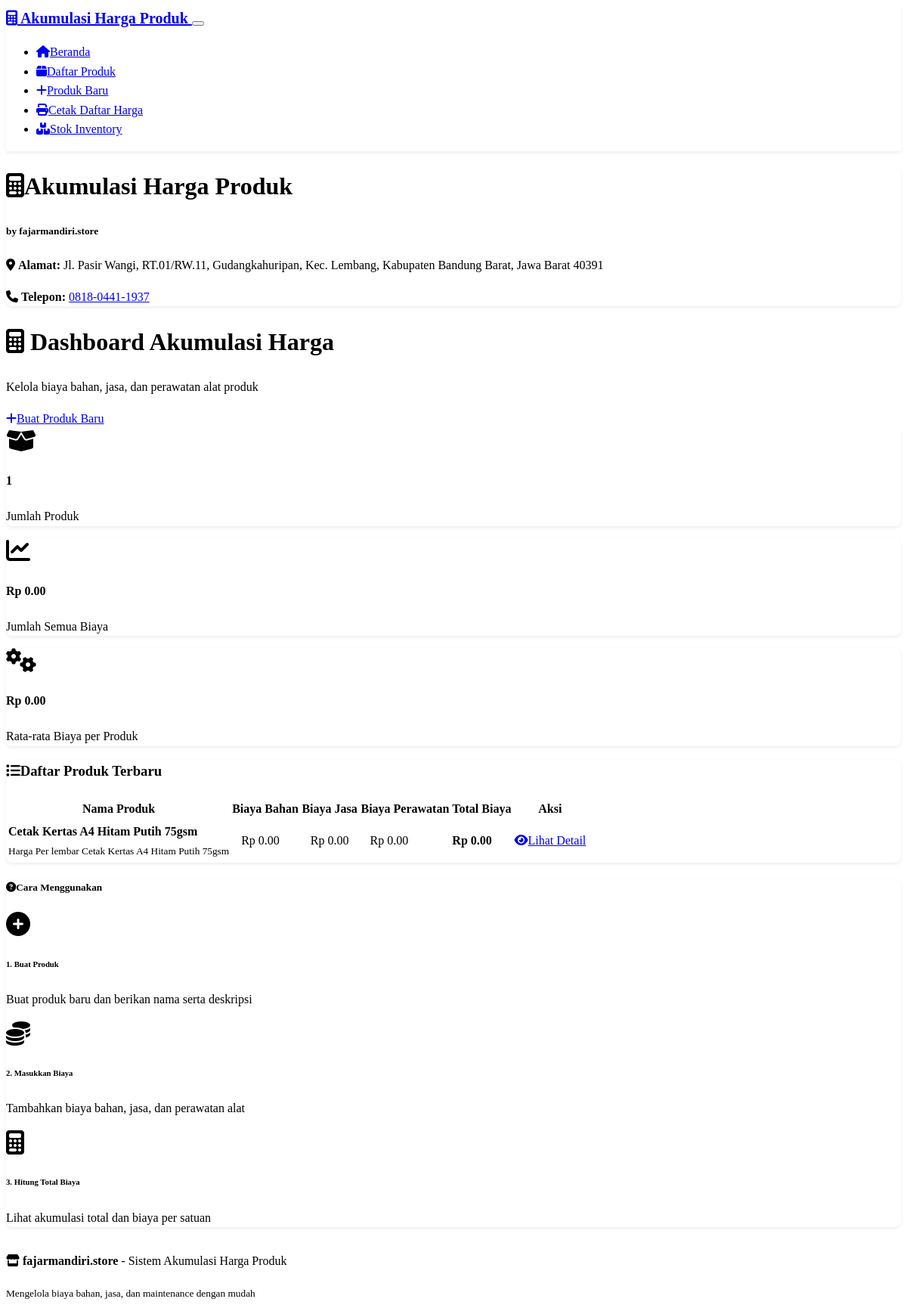
The page / on the database its author committed.
### models.py (models this page shows, shortened)
class Product(db.Model):
    __tablename__ = 'products'
    id = db.Column(db.Integer, primary_key=True)
    name = db.Column(db.String(100), nullable=False)
    description = db.Column(db.Text)
    created_at = db.Column(db.DateTime, default=datetime.utcnow)
    updated_at = db.Column(db.DateTime, default=datetime.utcnow, onupdate=datetime.utcnow)
    material_costs = db.relationship('MaterialCost', backref='product', lazy=True, cascade='all, delete-orphan')
    service_costs = db.relationship('ServiceCost', backref='product', lazy=True, cascade='all, delete-orphan')
    maintenance_costs = db.relationship('MaintenanceCost', backref='product', lazy=True, cascade='all, delete-orphan')
    @property
    def total_material_cost(self):
        return db.session.query(func.sum(MaterialCost.total_cost)).filter_by(product_id=self.id).scalar() or 0
    @property
    def total_service_cost(self):
        return db.session.query(func.sum(ServiceCost.total_cost)).filter_by(product_id=self.id).scalar() or 0
    @property
    def total_maintenance_cost(self):
        return db.session.query(func.sum(MaintenanceCost.total_cost)).filter_by(product_id=self.id).scalar() or 0
    @property
    def total_cost(self):
        return self.total_material_cost + self.total_service_cost + self.total_maintenance_cost

### routes.py (the view)
@app.route('/')
def index():
    products = Product.query.order_by(Product.created_at.desc()).all()
    return render_template('index.html', products=products)

### templates/index.html (shortened to what this page needs)
{% extends "base.html" %}
{% block content %}
<div class="row">
    <div class="col-12">
        <div class="card mb-4 border-primary">
            <div class="card-body text-center py-4">
                <h1 class="h2 mb-3 text-primary">
                    <i class="fas fa-calculator me-2"></i>Akumulasi Harga Produk
                </h1>
                <h5 class="text-info mb-3">by fajarmandiri.store</h5>
                <div class="row justify-content-center">
                    <div class="col-md-10">
                        <p class="mb-2">
                            <i class="fas fa-map-marker-alt text-danger me-2"></i>
                            <strong>Alamat:</strong> Jl. Pasir Wangi, RT.01/RW.11, Gudangkahuripan, Kec. Lembang, Kabupaten Bandung Barat, Jawa Barat 40391
                        </p>
                        <p class="mb-0">
                            <i class="fas fa-phone text-success me-2"></i>
                            <strong>Telepon:</strong> <a href="tel:081804411937" class="text-decoration-none text-success">0818-0441-1937</a>
                        </p>
                    </div>
                </div>
            </div>
        </div>
        <div class="d-flex justify-content-between align-items-center mb-4">
            <div>
                <h1 class="h2 mb-0">
                    <i class="fas fa-calculator text-primary me-2"></i>
                    Dashboard Akumulasi Harga
                </h1>
                <p class="text-muted mb-0">Kelola biaya bahan, jasa, dan perawatan alat produk</p>
            </div>
            <a href="{{ url_for('new_product') }}" class="btn btn-primary">
                <i class="fas fa-plus me-2"></i>Buat Produk Baru
            </a>
        </div>
        <div class="row mb-4">
            <div class="col-md-4">
                <div class="card bg-primary bg-opacity-10 border-primary">
                    <div class="card-body text-center">
                        <i class="fas fa-box-open fa-2x text-primary mb-2"></i>
                        <h4 class="card-title">{{ products|length }}</h4>
                        <p class="card-text">Jumlah Produk</p>
                    </div>
                </div>
            </div>
            <div class="col-md-4">
                <div class="card bg-success bg-opacity-10 border-success">
                    <div class="card-body text-center">
                        <i class="fas fa-chart-line fa-2x text-success mb-2"></i>
                        <h4 class="card-title">
                            Rp {{ "%.2f"|format(products|sum(attribute='total_cost')) }}
                        </h4>
                        <p class="card-text">Jumlah Semua Biaya</p>
                    </div>
                </div>
            </div>
            <div class="col-md-4">
                <div class="card bg-info bg-opacity-10 border-info">
                    <div class="card-body text-center">
                        <i class="fas fa-cogs fa-2x text-info mb-2"></i>
                        <h4 class="card-title">
                            {% if products %}
                                Rp {{ "%.2f"|format(products|sum(attribute='total_cost') / products|length) }}
                            {% else %}
                                Rp 0.00
                            {% endif %}
                        </h4>
                        <p class="card-text">Rata-rata Biaya per Produk</p>
                    </div>
                </div>
            </div>
        </div>
        <div class="card">
            <div class="card-header">
                <h3 class="card-title mb-0">
                    <i class="fas fa-list me-2"></i>Daftar Produk Terbaru
                </h3>
            </div>
            <div class="card-body">
                {% if products %}
                    <div class="table-responsive">
                        <table class="table table-hover">
                            <thead>
                                <tr>
                                    <th>Nama Produk</th>
                                    <th>Biaya Bahan</th>
                                    <th>Biaya Jasa</th>
                                    <th>Biaya Perawatan</th>
                                    <th>Total Biaya</th>
                                    <th>Aksi</th>
                                </tr>
                            </thead>
                            <tbody>
                                {% for product in products[:10] %}
                                <tr>
                                    <td>
                                        <strong>{{ product.name }}</strong>
                                        {% if product.description %}
                                            <br><small class="text-muted">{{ product.description }}</small>
                                        {% endif %}
                                    </td>
                                    <td>
                                        <span class="badge bg-primary">
                                            Rp {{ "{:,.2f}".format(product.total_material_cost) }}
                                        </span>
                                    </td>
                                    <td>
                                        <span class="badge bg-success">
                                            Rp {{ "{:,.2f}".format(product.total_service_cost) }}
                                        </span>
                                    </td>
                                    <td>
                                        <span class="badge bg-warning">
                                            Rp {{ "{:,.2f}".format(product.total_maintenance_cost) }}
                                        </span>
                                    </td>
                                    <td>
                                        <strong>Rp {{ "{:,.2f}".format(product.total_cost) }}</strong>
                                    </td>
                                    <td>
                                        <a href="{{ url_for('product_details', product_id=product.id) }}"
                                           class="btn btn-sm btn-outline-primary">
                                            <i class="fas fa-eye me-1"></i>Lihat Detail
                                        </a>
                                    </td>
                                </tr>
                                {% endfor %}
                            </tbody>
                        </table>
                    </div>
                {% endif %}
            </div>
        </div>
        <div class="row mt-4">
            <div class="col-12">
                <div class="card">
                    <div class="card-header">
                        <h5 class="card-title mb-0">
                            <i class="fas fa-question-circle me-2"></i>Cara Menggunakan
                        </h5>
                    </div>
                    <div class="card-body">
                        <div class="row">
                            <div class="col-md-4">
                                <div class="text-center">
                                    <i class="fas fa-plus-circle fa-2x text-primary mb-2"></i>
                                    <h6>1. Buat Produk</h6>
                                    <p class="small text-muted">Buat produk baru dan berikan nama serta deskripsi</p>
                                </div>
                            </div>
                            <div class="col-md-4">
                                <div class="text-center">
                                    <i class="fas fa-coins fa-2x text-success mb-2"></i>
                                    <h6>2. Masukkan Biaya</h6>
                                    <p class="small text-muted">Tambahkan biaya bahan, jasa, dan perawatan alat</p>
                                </div>
                            </div>
                            <div class="col-md-4">
                                <div class="text-center">
                                    <i class="fas fa-calculator fa-2x text-info mb-2"></i>
                                    <h6>3. Hitung Total Biaya</h6>
                                    <p class="small text-muted">Lihat akumulasi total dan biaya per satuan</p>
                                </div>
                            </div>
                        </div>
                    </div>
                </div>
            </div>
        </div>
    </div>
</div>
{% endblock %}

### static/style.css (style rules this page uses)
:root { --border-radius: 0.5rem; --transition: all 0.3s ease; --shadow: 0 0.125rem 0.25rem rgba(0, 0, 0, 0.075); --shadow-hover: 0 0.5rem 1rem rgba(0, 0, 0, 0.15); }
body { line-height: 1.6; min-height: 100vh; display: flex; flex-direction: column; }
.card { border-radius: var(--border-radius); box-shadow: var(--shadow); transition: var(--transition); border: 1px solid var(--bs-border-color); }
.card-header { background-color: transparent; border-bottom: 1px solid var(--bs-border-color); font-weight: 600; }
.btn { border-radius: var(--border-radius); font-weight: 500; transition: var(--transition); }
.badge { font-weight: 500; padding: 0.5em 0.75em; }
.table { --bs-table-bg: transparent; }

### rows shown on the page
Product: name "Cetak Kertas A4 Hitam Putih 75gsm", description "Harga Per lembar Cetak Kertas A4 Hitam Putih 75gsm", total_material_cost "0.00", total_service_cost "0.00", total_maintenance_cost "0.00", total_cost "0.00"

### other values the page prints
{{ products|length }} "1"
{{ "%.2f"|format(products|sum(attribute='total_cost')) }} "0.00"
{{ "%.2f"|format(products|sum(attribute='total_cost') / products|length) }} "0.00"
